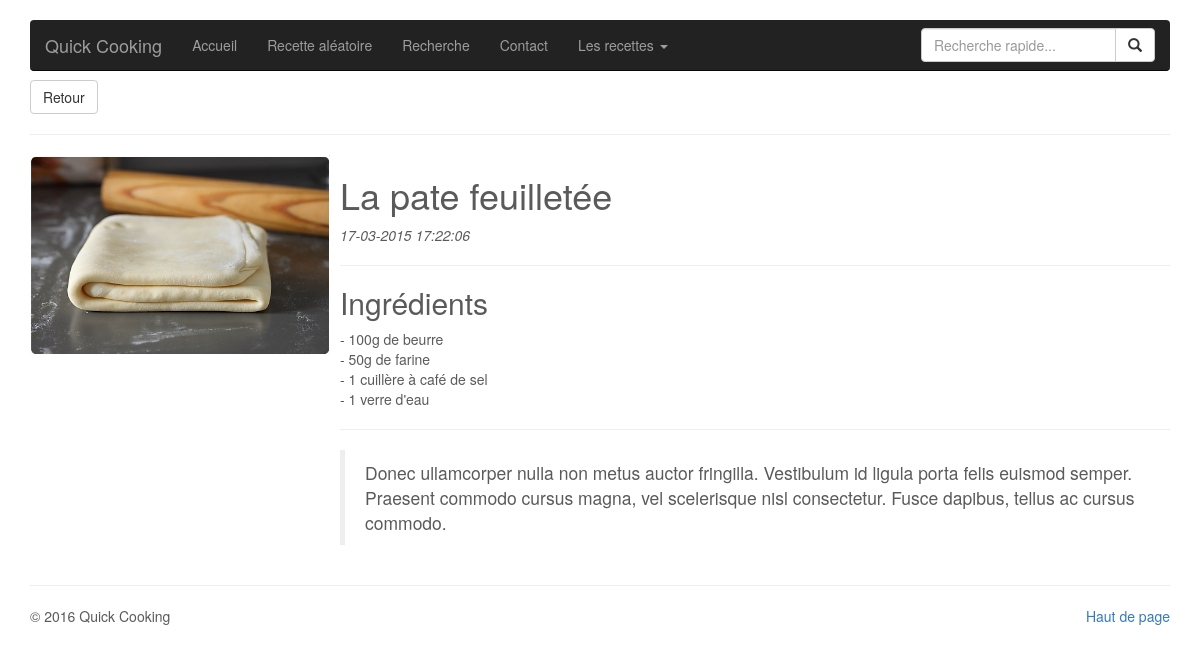
/recipe.php?id=2, run on the app's committed database.
### tables this page shows
CREATE TABLE IF NOT EXISTS `recipe` (
  `id` int(11) NOT NULL AUTO_INCREMENT,
  `type` tinyint(2) NOT NULL,
  `title` varchar(100) NOT NULL,
  `ingredients` text NOT NULL,
  `content` text NOT NULL,
  `picture` varchar(100) DEFAULT NULL,
  `date` datetime DEFAULT NULL,
  PRIMARY KEY (`id`)
);

### recipe.php (called while the page is built, shortened)
<?php
require_once 'partials/header.php';
$id = 0;
if (!empty($_GET['id'])) {
	$id = intval($_GET['id']);
}
$recipe = Recipe::get('SELECT * FROM recipe WHERE id = :id', array(':id' => $id));
include_once 'partials/recipe-common.php';
require_once 'partials/footer.php' ?>

### config/autoload.conf.php (called while the page is built, shortened)
<?php
function autoLoader($class_name) {
	$class_path = __DIR__.'/../class/'.$class_name.'.class.php';
	if (file_exists($class_path)) {
		return true;
	}
	throw new Exception('[AutoloadError] Class '.$class_name.' in '.$class_path.' not found');
}

### class/Model.class.php (called while the page is built, shortened)
<?php
class Model {
	public function __construct($data = array()) {
		foreach($data as $key => $value) {
			$setter = $this->_setter($key);
		}
	}
	public static function get($sql, $bindings = array()) {
		return new $entity(Db::selectOne($sql, $bindings));
	}
	public static function getClass() {
		return ucfirst(get_called_class());
	}
    private function _setter($key) {
    	return Utils::getCamelCase('set'.ucfirst($key));
    }
}

### class/Db.class.php (called while the page is built, shortened)
<?php
class Db extends PDO {
    private static $instance;
    public static function getInstance($database = null) {
    	$database = !empty($database) ? $database : self::DB;
    	if (!isset(self::$instance)) {
    		self::$instance = new Db($database);
    	}
    	return self::$instance;
    }
    public static function getParamType($value) {
		return is_numeric($value) ? PDO::PARAM_INT : PDO::PARAM_STR;
	}
	public static function bindValues(&$query, $vars = array()) {
		foreach($vars as $key => $val) {
			$query->bindValue($key, $val, self::getParamType($val));
		}
		return true;
	}
	public static function select($sql, $vars = array()) {
		$query = self::_query($sql, $vars);
		return $query->fetchAll();
	}
	public static function selectOne($sql, $vars = array()) {
		$result = self::select($sql, $vars);
		return !empty($result[0]) ? $result[0] : array();
	}
	private static function _query($sql, $vars = array()) {
		$db = self::getInstance();
		$query = $db->prepare($sql);
		self::bindValues($query, $vars);
		$query->execute();
		return $query;
	}
}

### class/Utils.class.php (called while the page is built, shortened)
<?php
class Utils {
	public static function getCamelCase($str) {
		return lcfirst(str_replace(' ', '', ucwords(str_replace('_', ' ', $str))));
	}
}

### class/Recipe.class.php (called while the page is built, shortened)
<?php
class Recipe extends Model {
	private $title;
	private $ingredients;
	private $content;
	private $picture;
	private $date;
	public static $default_picture = 'img/recipe.png';
	public function getTitle() {
		return ucfirst($this->title);
	}
	public function getIngredients() {
		return nl2br($this->ingredients);
	}
	public function getContent($max_length = 0, $end = '...') {
		if ($max_length === 0) {
			return nl2br($this->content);
		}
		return Utils::cutString($this->content, $max_length, $end);
	}
	public function getPicture($default = '') {
		$default_picture = $default ?: self::$default_picture;
		if (!empty($this->picture)) {
			$picture_path = 'img/'.$this->picture;
			if (file_exists($picture_path)) {
				return $picture_path;
			}
		}
		return $default_picture;
	}
	public function getDate($format = 'd-m-Y H:i:s') {
		return date($format, strtotime($this->date));
	}
	public function setTitle($title) {
		$this->title = $title;
	}
	public function setIngredients($ingredients) {
		$this->ingredients = $ingredients;
	}
	public function setContent($content) {
		$this->content = $content;
	}
	public function setPicture($picture) {
		$this->picture = $picture;
	}
	public function setDate($date) {
		$this->date = $date;
	}
}

### partials/recipe-common.php (the view, shortened to what this page needs)
<?php
$back_link = 'index.php';
if (!empty($_SERVER['HTTP_REFERER'])) {
	$back_link = $_SERVER['HTTP_REFERER'];
}
?>
<a href="<?= $back_link ?>" class="btn btn-default">Retour</a>
<hr>
<div class="media">
	<div class="media-left">
		<img src="<?= $recipe->getPicture() ?>" width="300">
	</div>
	<div class="media-body">
		<h1><?= $recipe->getTitle() ?></h1>
		<em><?= $recipe->getDate() ?></em>
		<hr>
		<h2>Ingrédients</h2>
		<p>
			<?= $recipe->getIngredients() ?>
		</p>
		<hr>
		<blockquote>
			<?= $recipe->getContent() ?>
		</blockquote>
	</div>
</div>

### css/styles.css (style rules this page uses)
body { padding-bottom: 40px; color: #5a5a5a; }
.marketing h2 { font-weight: normal; }

### data on the page
recipe: picture (picture), title "La pate feuilletée", date "17-03-2015 17:22:06", ingredients "- 100g de beurre - 50g de farine - 1 cuillère à café de sel - 1 verre d'eau", content "Donec ullamcorper nulla non metus auctor fringilla. Vestibulum id ligula porta felis euismod semper. Praesent commodo cursus magna, vel scelerisque nisl consectetur. Fusce dapibus, tellus ac cursus commodo."

### other printed values
$page_name "Accueil"
$page_name "Recette aléatoire"
$page_name "Recherche"
$page_name "Contact"
$page_name "Les recettes"
